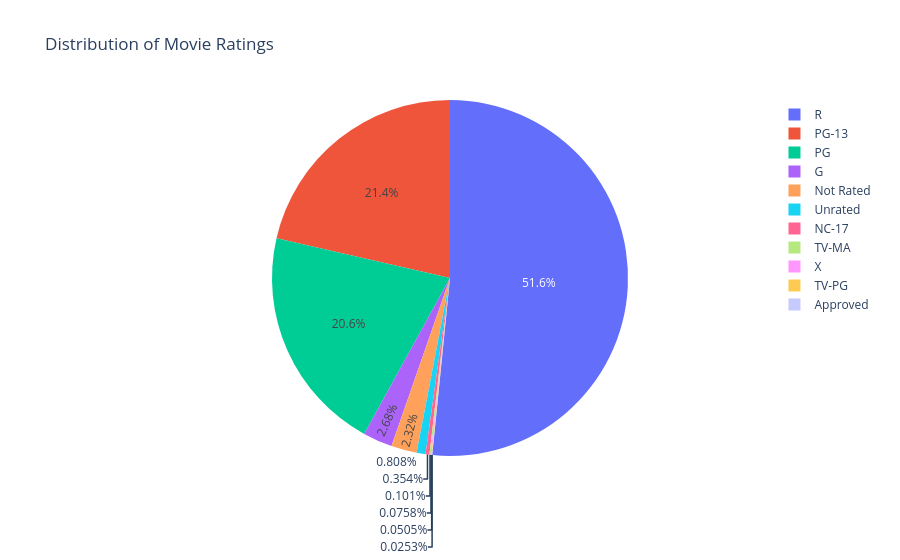

Notebook source saved alongside this figure:
### Code cell
# Exercise 7
# Create a pie chart showing the distribution of movie ratings (PG, R, PG-13, etc.)
rating_count = (
    movies["rating"]
    .value_counts()
    .reset_index()
)
rating_count.columns = ["Rating", "Count"]
fig = px.pie(
    rating_count,
    names="Rating",
    values="Count",
    title="Distribution of Movie Ratings"
)
fig.show()

### Figure 1 — Plotly figure (JSON) as saved in the notebook; plotly's stock layout.template omitted (floating-point values rounded to 4 significant figures)
{"data": [{"domain": {"x": [0, 1], "y": [0, 1]}, "hovertemplate": "Rating=%{label}<br>Count=%{value}<extra></extra>", "labels": ["R", "PG-13", "PG", "G", "Not Rated", "Unrated", "NC-17", "TV-MA", "X", "TV-PG", "Approved"], "legendgroup": "", "name": "", "showlegend": true, "type": "pie", "values": [2043, 848, 815, 106, 92, 32, 14, 4, 3, 2, 1]}], "layout": {"legend": {"tracegroupgap": 0}, "title": {"text": "Distribution of Movie Ratings"}}}
